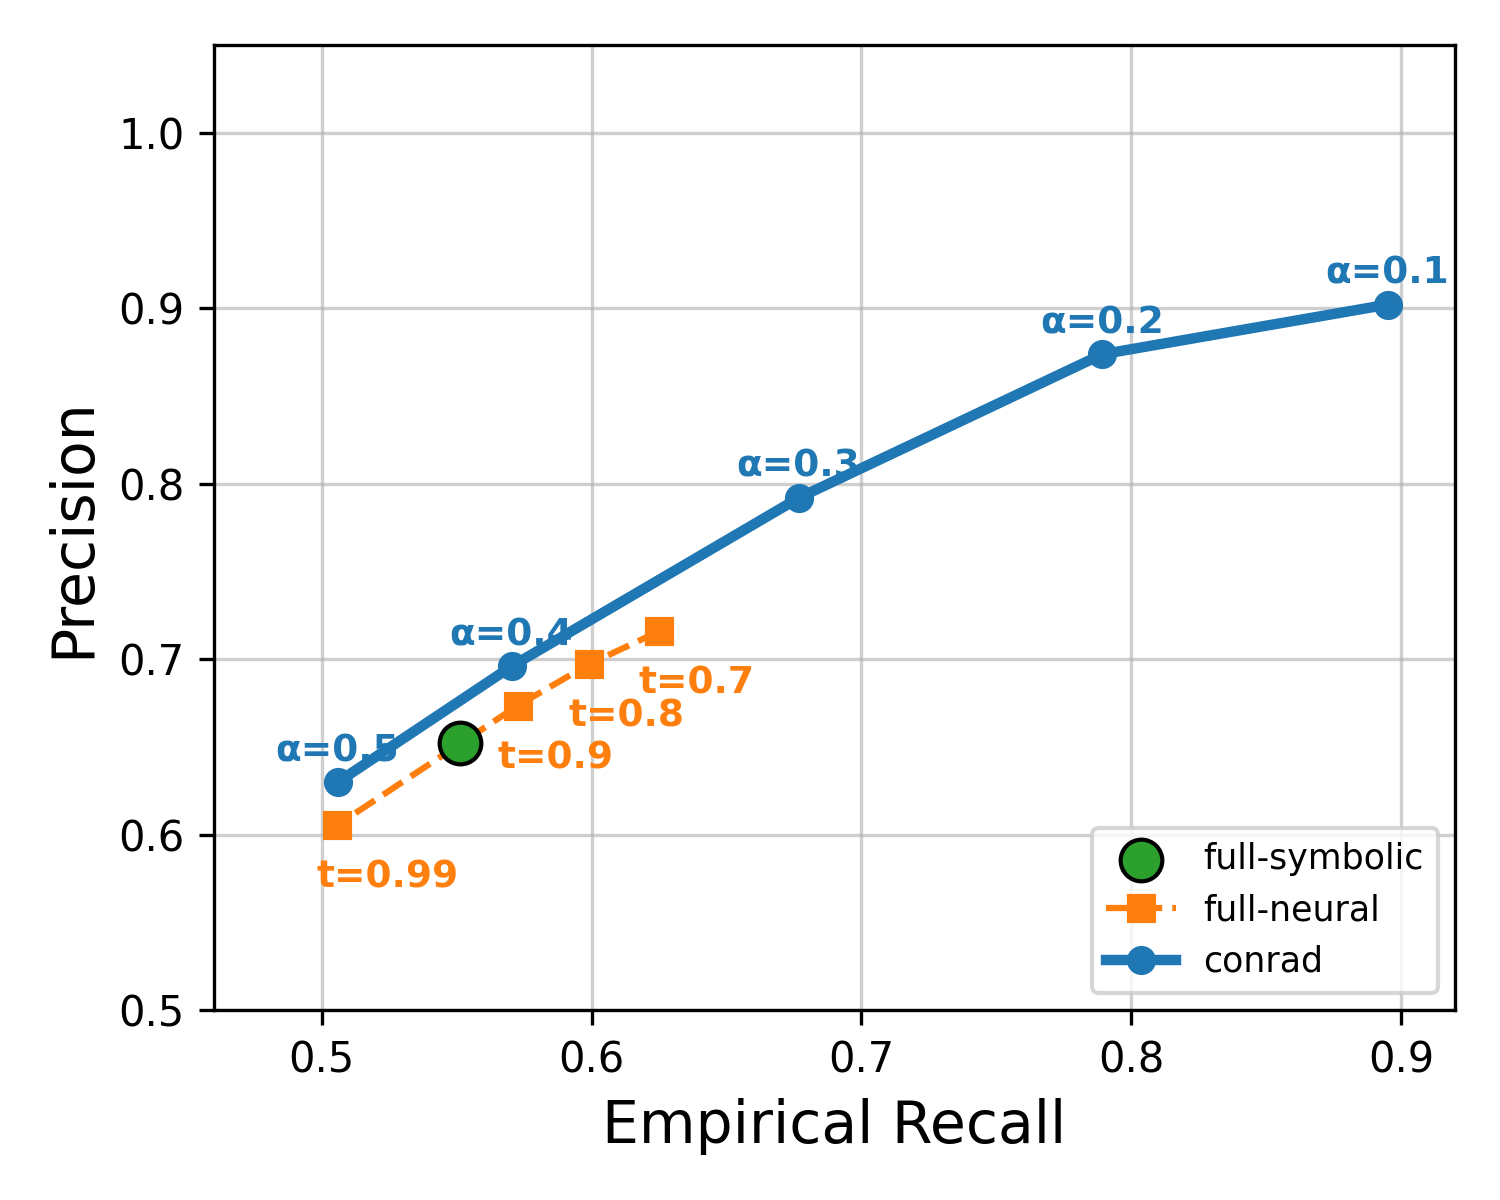

Reproduce this figure in Python.
import matplotlib.pyplot as plt

# --- Data for conrad (2ip``) ---
# Target Confidence: [0.5, 0.6, 0.7, 0.8, 0.9]
# Alphas corresponding to the confidence levels above
ours_precision = [0.63, 0.696, 0.792, 0.8738, 0.9021]
ours_recall = [0.506, 0.5704, 0.6769, 0.7893, 0.8951]
alphas = [0.5, 0.4, 0.3, 0.2, 0.1]

# --- Updated Baseline Data for 2ip ---
# Neo4j: Symbolic (Updated to R: 0.5511, P: 0.6520)
neo4j_rec, neo4j_prec = 0.5511, 0.6520

# Ultra: Static neural thresholds (Updated from 2ip baseline table)
ultra_thresholds = [0.70, 0.80, 0.90, 0.99]
ultra_rec = [0.6250, 0.5990, 0.5727, 0.5058]
ultra_prec = [0.7159, 0.6971, 0.6736, 0.6055]

plt.figure(figsize=(5, 4))

# Plot Neo4j
plt.scatter(neo4j_rec, neo4j_prec, color='C2', s=100, 
            label='full-symbolic', zorder=5, edgecolor='black')

# Plot Ultra line
plt.plot(ultra_rec, ultra_prec, marker='s', linestyle='--', color='C1', label='full-neural')

# Plot Our Pipeline (conrad)
plt.plot(ours_recall, ours_precision, marker='o', linestyle='-', color='C0', 
         linewidth=2.5, label='conrad')

# Label alpha levels for CQO (Ours)
for i, a in enumerate(alphas):
    plt.annotate(f'α={a}', (ours_recall[i], ours_precision[i]), 
                 textcoords="offset points", xytext=(-15,5), fontsize=9, color='C0', fontweight='bold')

# Label the Ultra thresholds
for i, t in enumerate(ultra_thresholds):
    plt.annotate(f't={t}', (ultra_rec[i], ultra_prec[i]), 
                 textcoords="offset points", xytext=(-5,-15), fontsize=9, color='C1', fontweight='bold')

# --- Final Formatting ---
plt.xlabel('Empirical Recall', fontsize=14)
plt.ylabel('Precision', fontsize=14)
plt.grid(True, alpha=0.6)
# Place legend in lower left as precision for ours is very high in the top right
plt.legend(loc='lower right', frameon=True, fontsize='small')
plt.xlim(0.46, 0.92)
plt.ylim(0.5, 1.05)

plt.tight_layout()
plt.savefig('baselines_2ip.png', dpi=300)
